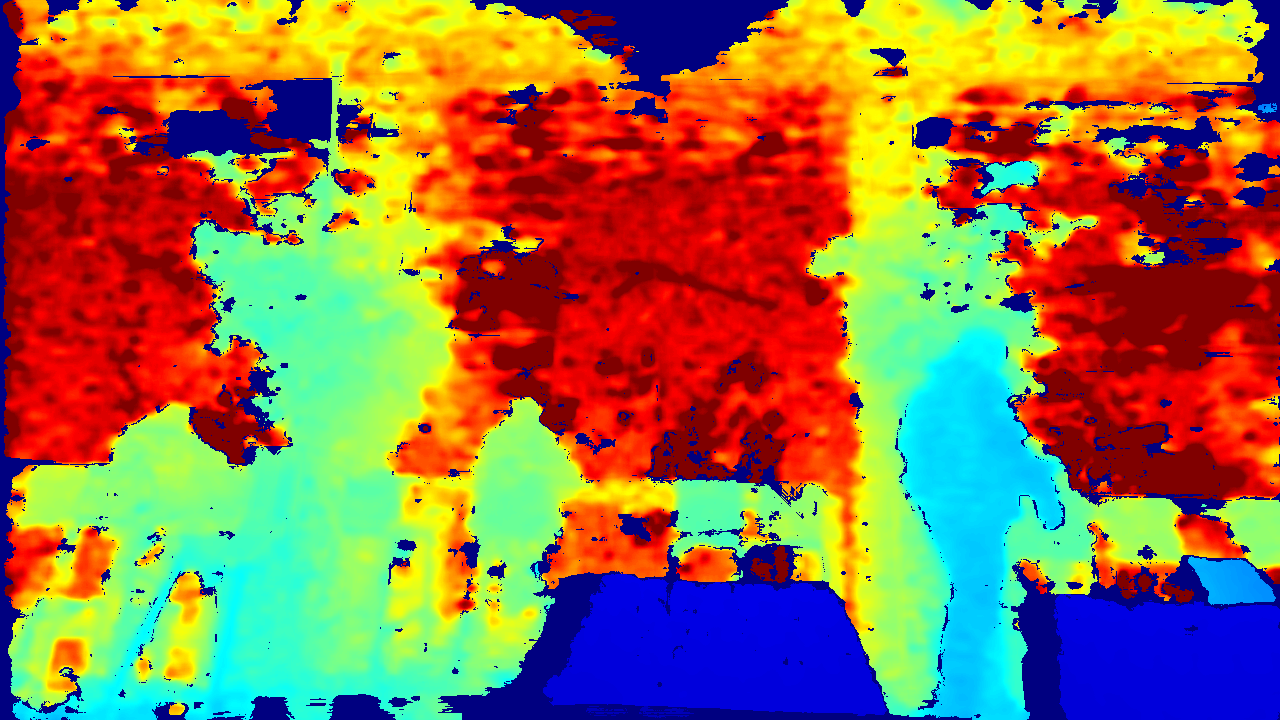
#> input picture capturing/captured_frames/depth_20241214_203622195.png, 1280 x 720 px; its folder holds 4 pictures in this run
$ python find_transform.py
#> lines starting #> are read from the running program, lines starting #| are printed output that depends on the picture
import os
import cv2
import numpy as np

# Corresponding points from find_corresponding_points.py
rgb_points = np.array([
    (36, 493), (110, 670), (496, 666), (469, 238),
    (764, 528), (1009, 664), (1209, 282), (1101, 152),
    (37, 397), (430, 492), (1033, 381), (614, 308),
    (712, 304), (514, 197), (224, 213), (233, 54), (1218, 148)
], dtype=np.float32)

depth_points = np.array([
    (218, 454), (249, 577), (525, 574), (521, 278),
    (728, 485), (882, 574), (1037, 312), (958, 206),
    (213, 385), (493, 450), (909, 382), (617, 326),
    (689, 325), (550, 246), (349, 257), (358, 140), (1045, 224)
], dtype=np.float32)

# Compute the homography matrix using RANSAC to handle inaccuracies
homography_matrix, mask = cv2.findHomography(depth_points, rgb_points, cv2.RANSAC)

image_dir = "../capturing/captured_frames/"
output_dir = "./aligned_depth/"
os.makedirs(output_dir, exist_ok=True)

images = [
    f for f in os.listdir(image_dir)
    if f.startswith("depth")
]


for img_file in images:
    img_path = os.path.join(image_dir, img_file)
    depth_image = cv2.imread(img_path, cv2.IMREAD_COLOR)
#> depth_image is the input picture: shape (720, 1280, 3); mean B, G, R 73.2, 115.3, 148.4

    if depth_image is None:
        raise ValueError("Error loading images. Check file paths.")

    # Warp the depth image to align it with the RGB image
    aligned_depth = cv2.warpPerspective(depth_image, homography_matrix, (1280, 720))
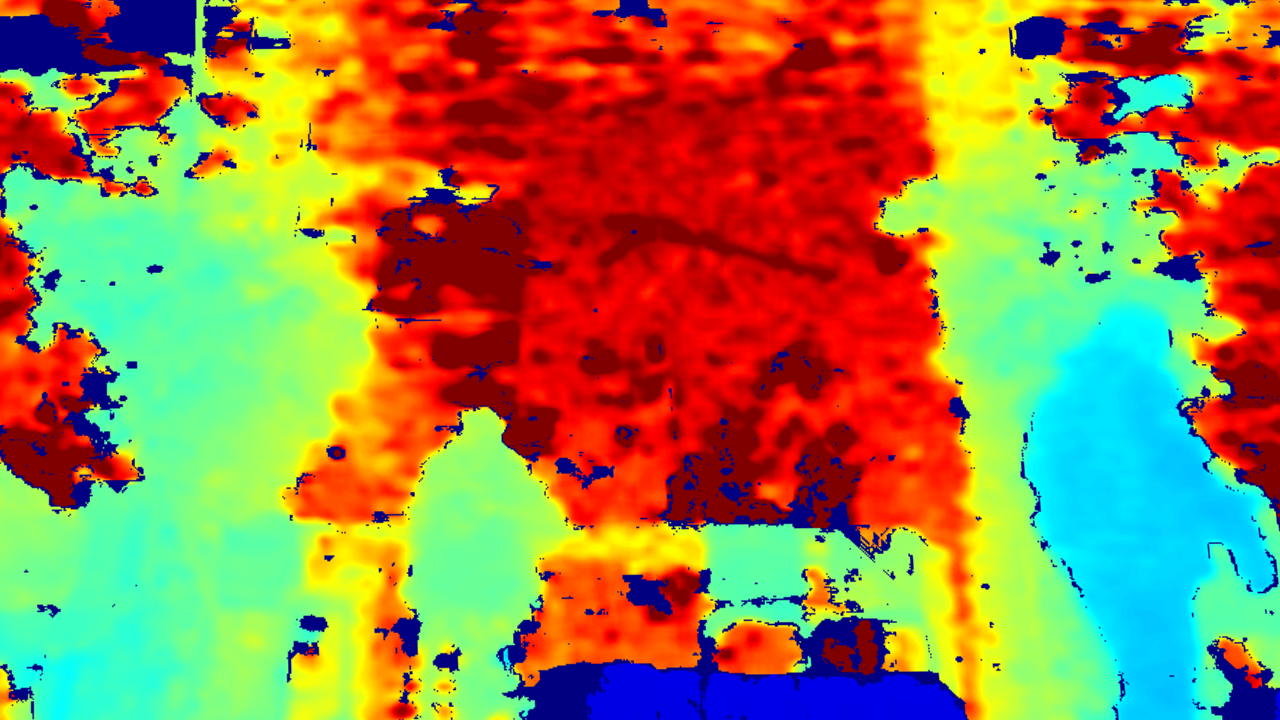
#> aligned_depth: shape (720, 1280, 3); mean B, G, R 72.2, 130.5, 155.6

    # Save the aligned depth image
    new_path = os.path.join(output_dir, img_file)
    cv2.imwrite(new_path, aligned_depth)
#> pass 2 of the loop `for img_file in images:`:
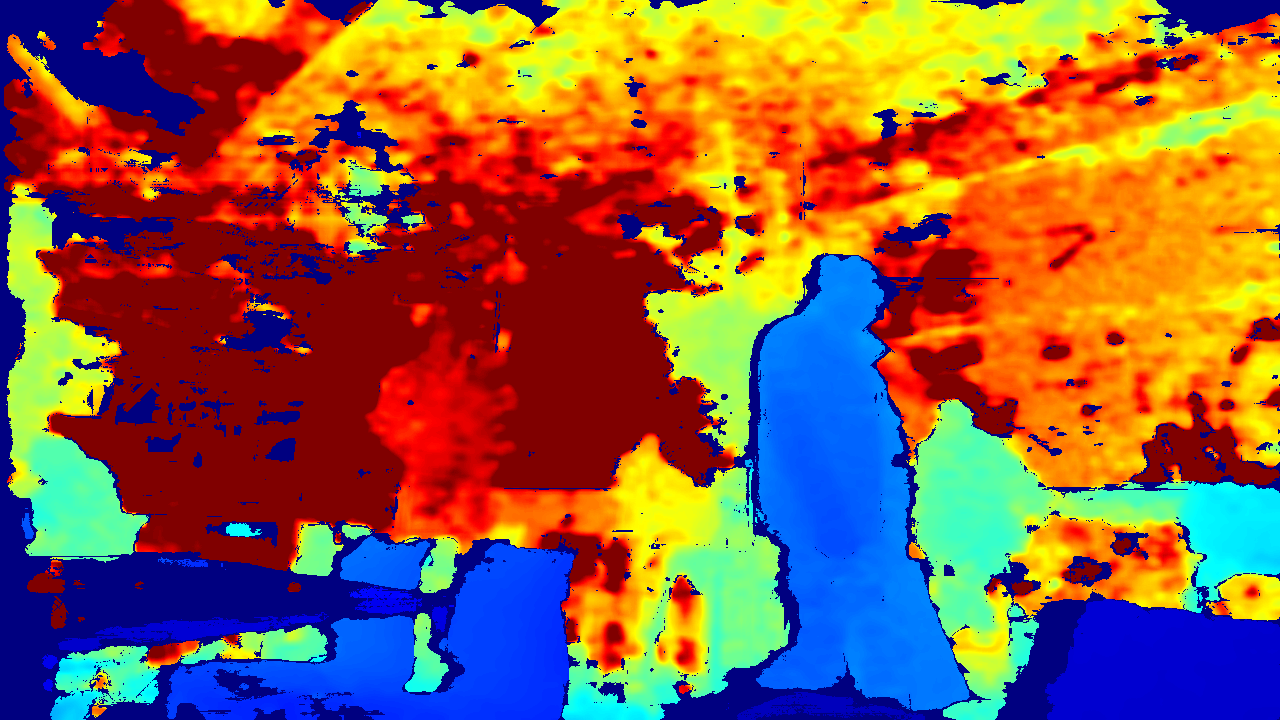
#> input picture capturing/captured_frames/depth_20241214_203635236.png, 1280 x 720 px
#> depth_image is the input picture: shape (720, 1280, 3); mean B, G, R 68.1, 95, 141
#> `aligned_depth = cv2.warpPerspective(depth_image, homography_matrix, (1..`:
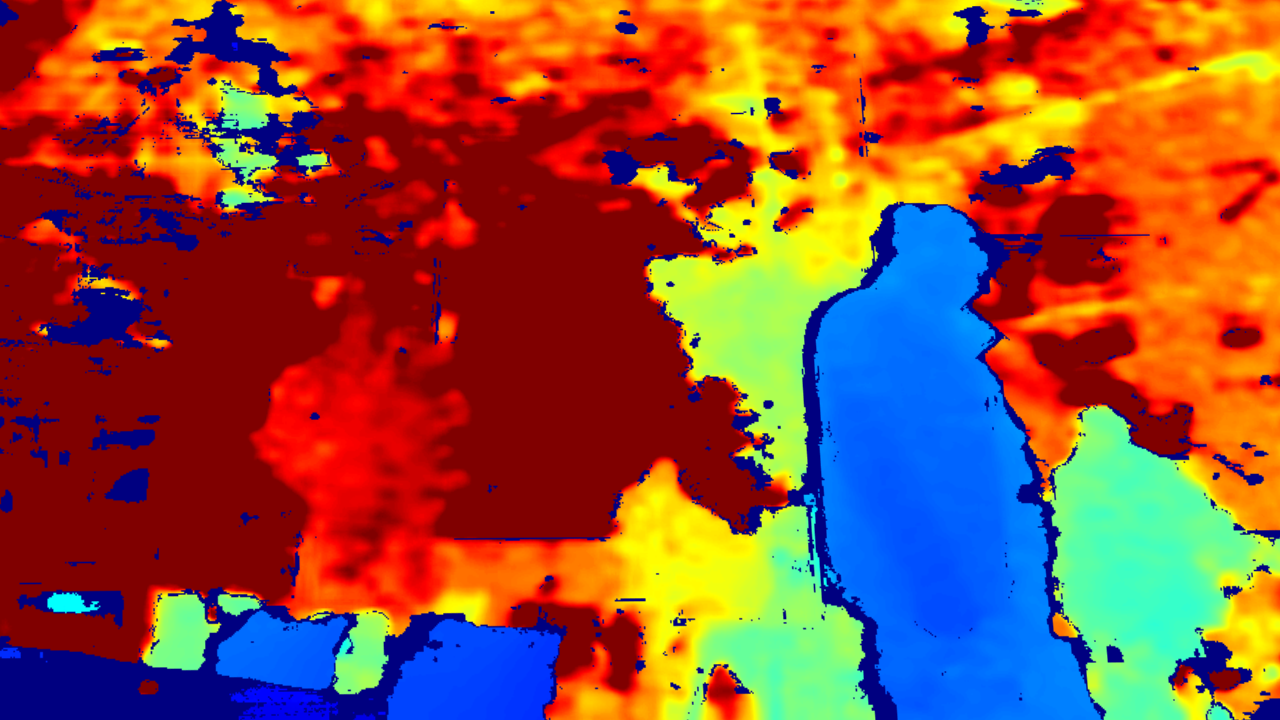
#> aligned_depth: shape (720, 1280, 3); mean B, G, R 56.2, 77.8, 147.3
#> pass 3 of the loop `for img_file in images:`:
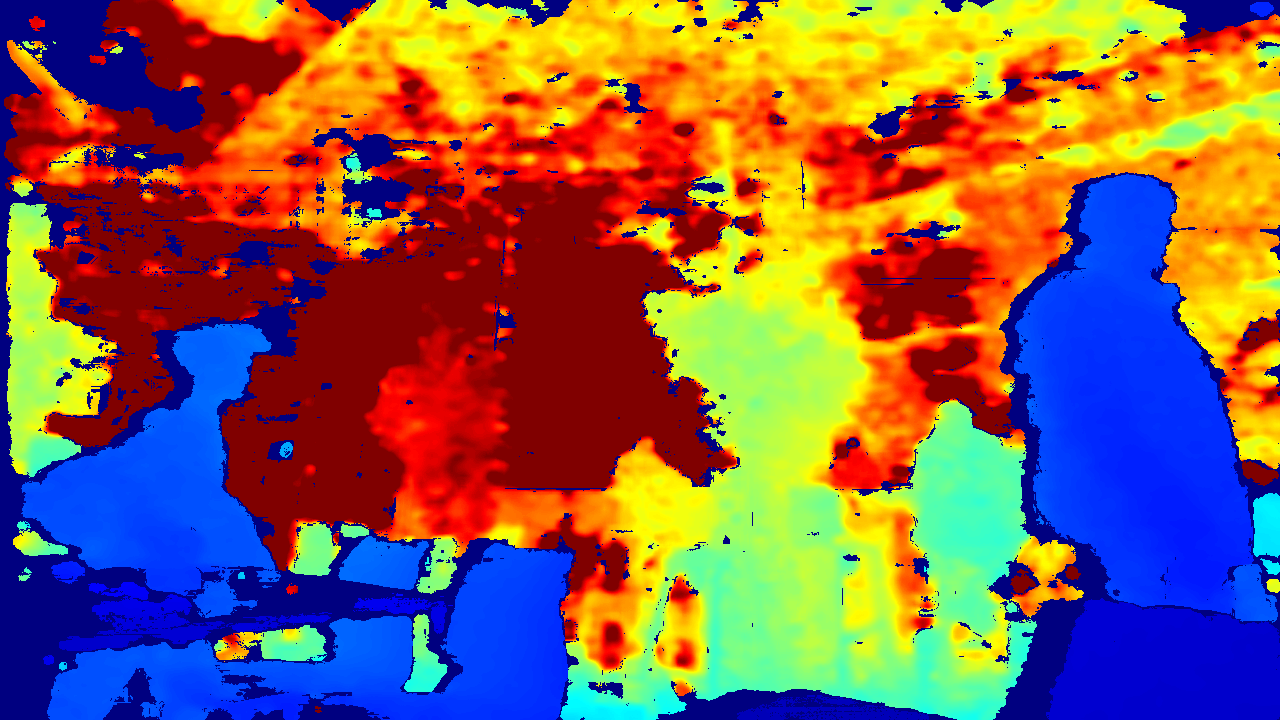
#> input picture capturing/captured_frames/depth_20241214_203635902.png, 1280 x 720 px
#> depth_image is the input picture: shape (720, 1280, 3); mean B, G, R 81.2, 95.4, 132.3
#> `aligned_depth = cv2.warpPerspective(depth_image, homography_matrix, (1..`:
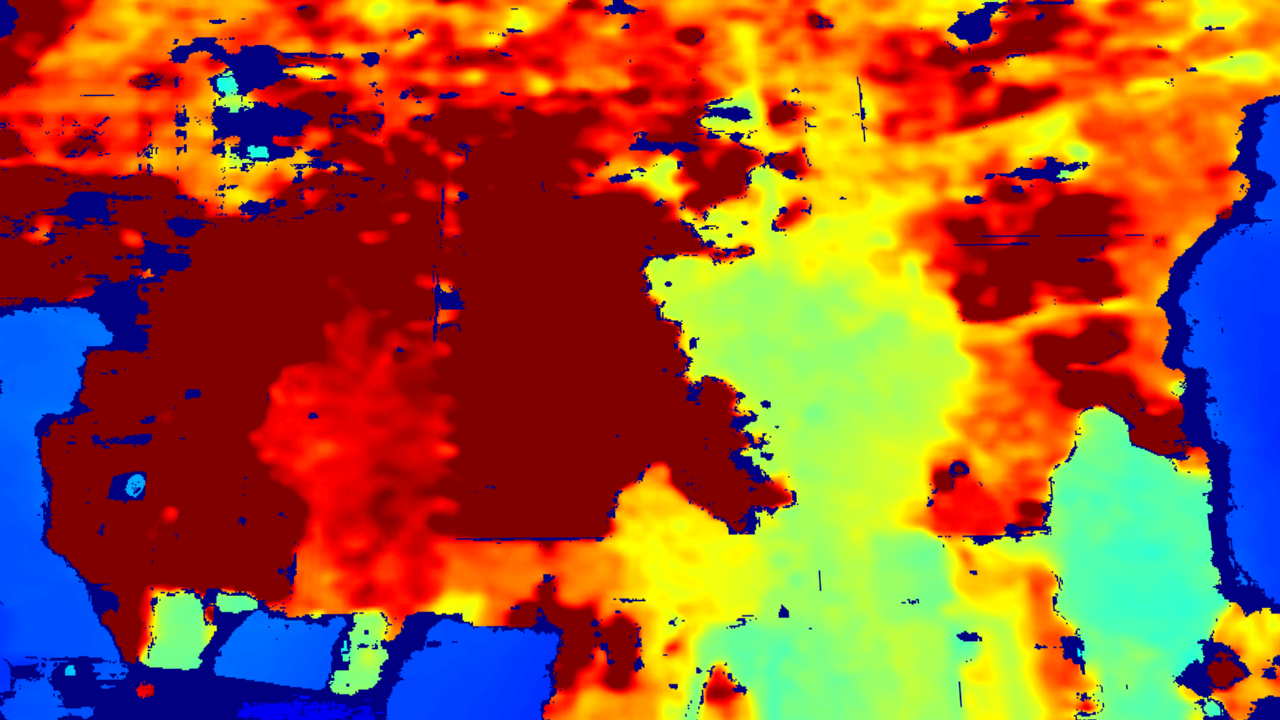
#> aligned_depth: shape (720, 1280, 3); mean B, G, R 49.8, 89.9, 156.9
#> the loop made 4 passes; the first 3 are shown


print("Homography Matrix:")
print(homography_matrix)

cv2.waitKey(0)
cv2.destroyAllWindows()
